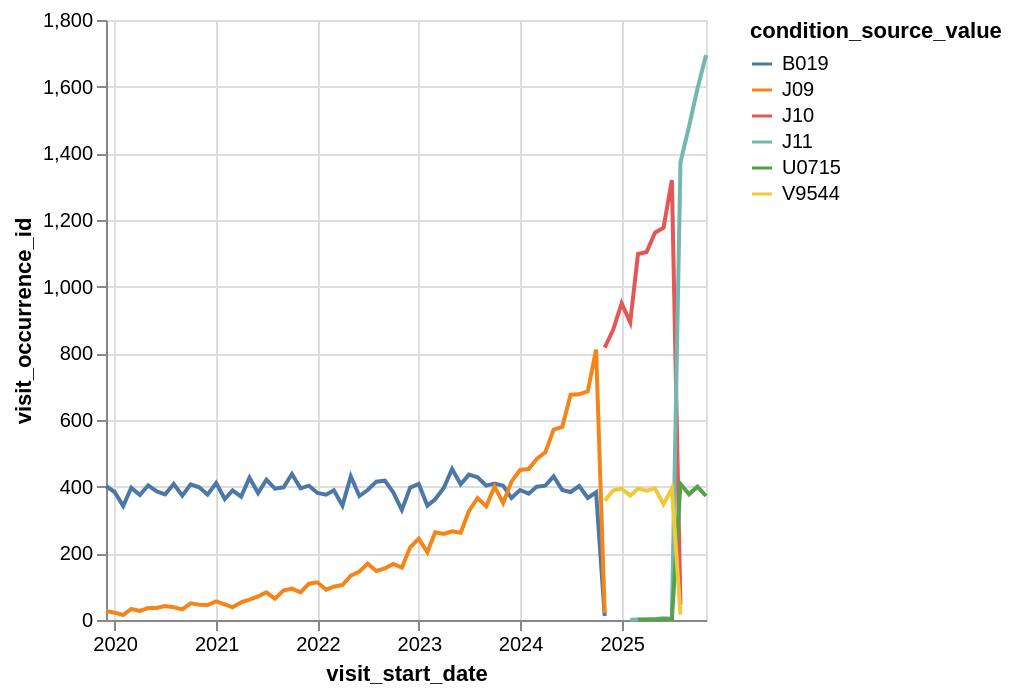

Notebook cell for this chart:
### Code cell
alt.Chart(cond_fix_start_dates_summary).mark_line().encode(
    x='visit_start_date:T',
    y='visit_occurrence_id:Q',
    color="condition_source_value:N"
)

### Figure 1 — Vega-Lite specification as saved in the notebook (floating-point values rounded to 4 significant figures; data arrays with more than 128 entries replaced by an {"elided": "..."} marker saying what was removed)
{"config": {"view": {"continuousWidth": 300, "continuousHeight": 300}}, "data": {"name": "data-592013426f1753b105697b514abdaf75"}, "mark": {"type": "line"}, "encoding": {"color": {"field": "condition_source_value", "type": "nominal"}, "x": {"field": "visit_start_date", "type": "temporal"}, "y": {"field": "visit_occurrence_id", "type": "quantitative"}}, "$schema": "https://vega.github.io/schema/vega-lite/v6.4.1.json", "datasets": {"data-592013426f1753b105697b514abdaf75": {"elided": "157 records"}}}
